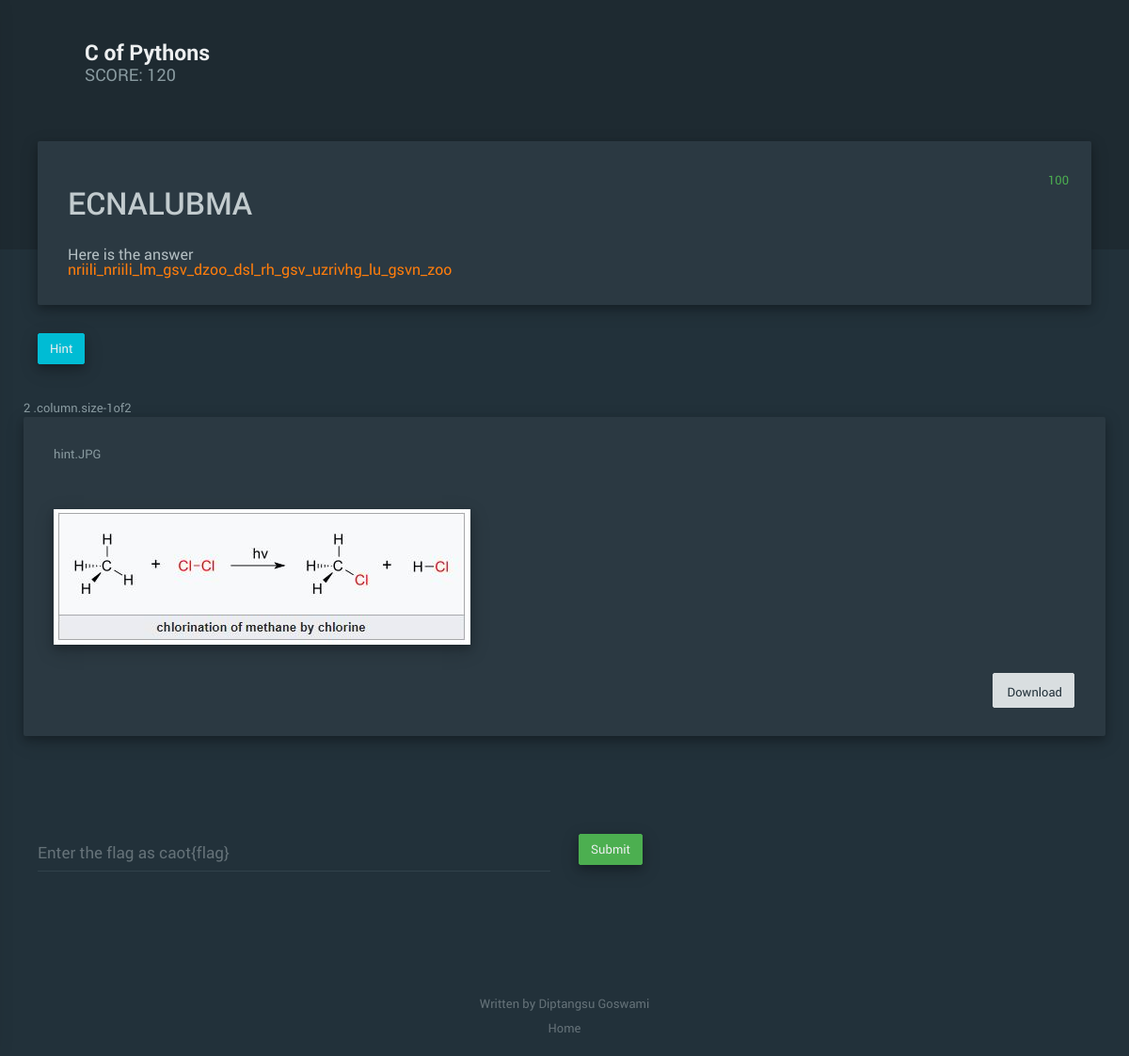
Screenshot of /question/4 (signed in) with the database file from the repository.
### models/team.py (models this page shows, shortened)
class Team(db.Model):
    __tablename__ = 'Teams'
    id = db.Column(db.Integer, primary_key=True)
    team_name = db.Column(db.String(100))
    email = db.Column(db.String(100))
    phone = db.Column(db.String(100))
    password = db.Column(db.String(100))
    @classmethod
    def get(cls, **kwargs):
        if kwargs:
            return cls.query.filter_by(**kwargs).first()
        else:
            return cls.query.all()

### models/question.py (models this page shows, shortened)
class Question(db.Model):
    __tablename__ = 'Questions'
    id = db.Column(db.Integer, primary_key=True)
    name = db.Column(db.String(100))
    body = db.Column(db.Text())
    hint = db.Column(db.String(200))
    answer = db.Column(db.String(100))
    points = db.Column(db.Integer())
    visible = db.Column(db.Boolean())
    @classmethod
    def get(cls, **kwargs):
        if kwargs:
            return cls.query.filter_by(**kwargs).first()
        else:
            return cls.query.all()

### blueprints/question.py (the view, shortened to what this page needs)
@question_blueprint.route('/question/<int:question_id>', methods=['GET', 'POST'])
@login_required_custom
def question(question_id):
    all_questions = get_all_questions()
    team = Team.get(id=session['team_id'])
    this_question = Question.get(id=question_id)
    if this_question is None:
        abort(404)
    if request.method == 'GET':
        question_images, question_files, question_links = get_question_images_files_and_links(question_id)
        score = get_team_score(team)
        questions_answered = get_answered_questions(team)
        return render_template('question.html', **{
            'team': team,
            'score': score,
            'question': this_question,
            'questions_answered': questions_answered,
            'files': question_files,
            'images': question_images,
            'links': question_links,
            'questions_list': all_questions
        })

### blueprints/question.py (called while the page is built)
def get_all_questions():
    all_questions = Question.query.filter_by(visible=True)
    return all_questions

def get_team_score(team):
    team_submissions = Submission.query.filter_by(team_id=team.id)
    score = sum(
        submission.question.points
        for submission in team_submissions
    )
    return score

def create_files_dict(path, question_id, file_type):
    if os.path.exists(path):
        return [
            {
                'path': os.path.join(f'questionsdata/{question_id}/{file_type}s', filename),
                'name': filename
            }
            for filename in os.listdir(path)
        ]
    else:
        return []

def get_question_images_files_and_links(question_id):
    base_path = f'./static/questionsdata/{question_id}/'
    images_path = os.path.join(base_path, 'images')
    files_path = os.path.join(base_path, 'files')
    links_path = os.path.join(base_path, 'links')
    question_images = create_files_dict(images_path, question_id, 'image')
    question_files = create_files_dict(files_path, question_id, 'file')
    question_links = create_files_dict(links_path, question_id, 'link')
    return question_images, question_files, question_links

def get_answered_questions(team):
    return set(
        submission.question.id
        for submission in Submission.query.filter_by(team_id=team.id)
    )

### templates/question.html (shortened to what this page needs)
{% extends 'base.html' %}
{% block body %}
    {% include 'subtemplates/header.html' %}
    <section id="main">
        {% include 'subtemplates/question-body.html' %}
    </section>
{% endblock %}

### templates/subtemplates/header.html (shortened to what this page needs)
<header id="header">
    <div class="logo">
        <a>
            {{ team.team_name }}
            <small>SCORE: {{ score }}</small>
        </a>
        <i class="logo__trigger zmdi zmdi-menu" data-mae-action="block-open" data-mae-target="#navigation"></i>
    </div>
    <ul class="top-menu">
    </ul>
</header>

### templates/subtemplates/question-body.html (shortened to what this page needs)
<section id="content">
    <div class="card"
         style="box-shadow: 0 4px 8px 0 rgba(0, 0, 0, 0.2), 0 6px 20px 0 rgba(0, 0, 0, 0.19);">
        <div class="card__header" style="word-wrap: break-word;">
            <h1>
                {{ question.name }}
            </h1>
            <br>
            <h2>
                {{ question.body | safe }}
            </h2>
            <div class="actions">
                <a style="color: #4caf50">
                    {{ question.points }}
                </a>
            </div>
        </div>
    </div>
    {% include 'subtemplates/question-hint.html' %}
    {% include 'subtemplates/question-images.html' %}
    <br>
    {% include 'subtemplates/question-submit.html' %}
</section>

### rows the page displays
Team: team_name "C of Pythons"
Question: name "ECNALUBMA", body "Here is the answer nriili_nriili_lm_gsv_dzoo_dsl_rh_gsv_uzrivhg_lu_gsvn_zoo", points "100"

### other values shown
{{ score }} "120"
{{ image.name }} "hint.JPG"
